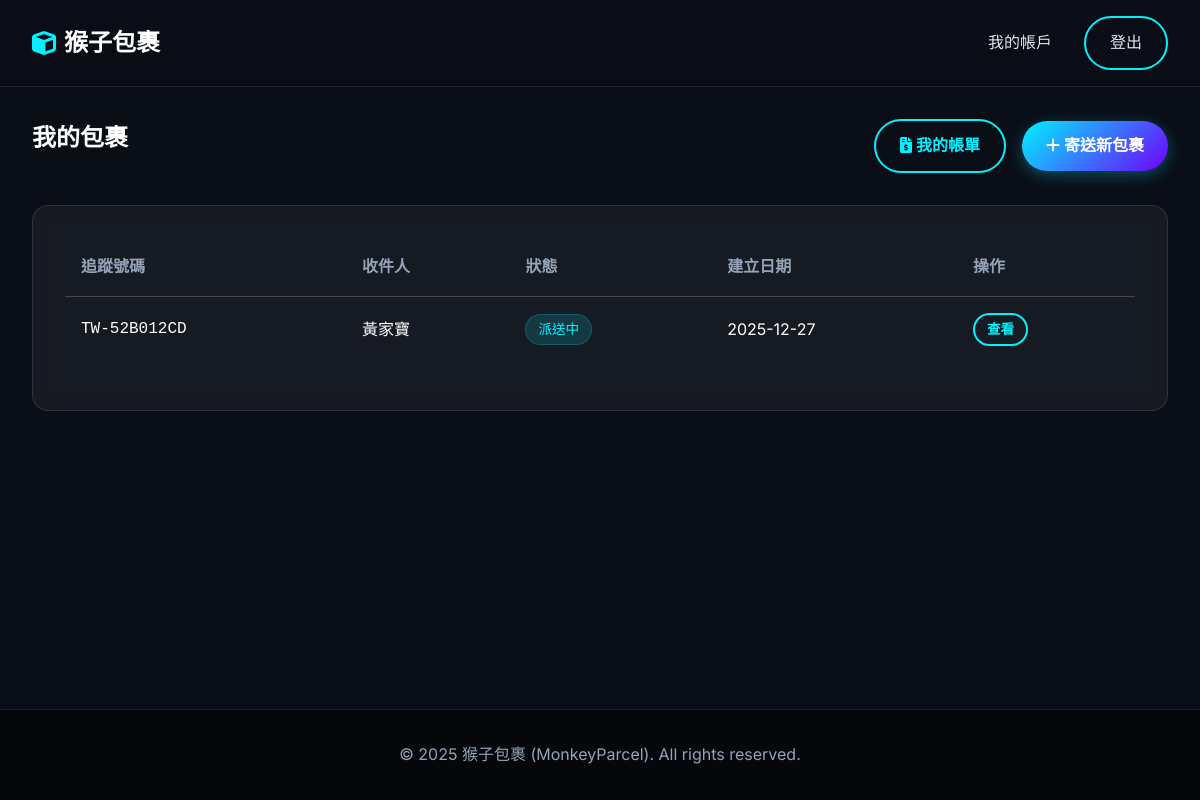
The app's page /dashboard (signed in) with its own data.
### app/models.py (models this page shows, shortened)
class Package(Base):
    __tablename__ = 'packages'
    id: Mapped[int] = mapped_column(primary_key=True)
    tracking_number: Mapped[str] = mapped_column(String(20), unique=True, nullable=False) # 物流單號
    sender_id: Mapped[int] = mapped_column(ForeignKey('customers.id'), nullable=False)
    recipient_name: Mapped[str] = mapped_column(String(100), nullable=False)
    recipient_address: Mapped[str] = mapped_column(String(200), nullable=False)
    recipient_phone: Mapped[str] = mapped_column(String(20), nullable=False)
    weight: Mapped[float] = mapped_column(Float, nullable=False) # 重量 (kg)
    width: Mapped[float] = mapped_column(Float, nullable=False)  # 寬 (cm)
    height: Mapped[float] = mapped_column(Float, nullable=False) # 高 (cm)
    length: Mapped[float] = mapped_column(Float, nullable=False) # 長 (cm)
    declared_value: Mapped[float] = mapped_column(Float, default=0.0) # 報值金額 (保險用)
    content_description: Mapped[str] = mapped_column(String(255), nullable=True) # 內容物描述
    package_type: Mapped[PackageType] = mapped_column(Enum(PackageType), default=PackageType.SMALL_BOX)
    delivery_speed: Mapped[DeliverySpeed] = mapped_column(Enum(DeliverySpeed), default=DeliverySpeed.STANDARD)
    status: Mapped[PackageStatus] = mapped_column(Enum(PackageStatus), default=PackageStatus.CREATED)
    is_hazardous: Mapped[bool] = mapped_column(Boolean, default=False)   # 易燃物/危險品
    is_fragile: Mapped[bool] = mapped_column(Boolean, default=False)     # 易碎品
    is_international: Mapped[bool] = mapped_column(Boolean, default=False) # 國際件
    created_at: Mapped[datetime] = mapped_column(DateTime, default=datetime.now) # 寄件時間
    estimated_delivery: Mapped[datetime] = mapped_column(DateTime, nullable=True) # 預計抵達時間
    shipping_cost: Mapped[float] = mapped_column(Float, default=0.0) # 運費金額
    sender: Mapped["Customer"] = relationship("Customer", back_populates="packages", foreign_keys=[sender_id])
    tracking_events: Mapped[List["TrackingEvent"]] = relationship("TrackingEvent", back_populates="package", cascade="all, delete-orphan")
    assigned_driver_id: Mapped[Optional[int]] = mapped_column(ForeignKey('users.id'), nullable=True)
    assigned_driver: Mapped[Optional["User"]] = relationship("User", foreign_keys=[assigned_driver_id])
    @property
    def status_label(self):
        return PACKAGE_STATUS_LABELS.get(self.status, self.status.value)

### app/routes.py (the view, shortened to what this page needs)
@main.route('/dashboard')
@login_required
def dashboard():
    user_id = session['user_id']
    role = session['user_role']
    if role == 'customer':
        packages = services.get_user_packages(user_id)
        return render_template('dashboard_customer.html', packages=packages)
    elif role == 'driver':
        packages = services.get_packages_for_driver(session['user_id'])
        return render_template('dashboard_employee.html', packages=packages, is_driver=True)
    elif role == 'admin':
        return render_template('dashboard_admin.html')
    return "Unknown Role"

### app/routes.py (called while the page is built)
def login_required(f):
    @wraps(f)
    def decorated_function(*args, **kwargs):
        if 'user_id' not in session:
            return redirect(url_for('main.login'))
        return f(*args, **kwargs)
    return decorated_function

### app/services.py (called while the page is built)
def get_user_packages(user_id):
    return db.session.execute(
        db.select(models.Package).filter_by(sender_id=user_id).order_by(models.Package.created_at.desc())
    ).scalars().all()

### app/templates/dashboard_customer.html (shortened to what this page needs)
{% extends "base.html" %}
{% block content %}
<div class="container">
    <div
        style="display: flex; justify-content: space-between; align-items: center; margin-bottom: 2rem; flex-wrap: wrap; gap: 1rem;">
        <h2>我的包裹</h2>
        <div style="display: flex; gap: 1rem; align-items: center; flex-wrap: wrap;">
            <a href="{{ url_for('main.my_bills') }}" class="btn btn-outline">
                <i class="fas fa-file-invoice-dollar"></i> 我的帳單
            </a>
            <a href="{{ url_for('main.create_package') }}" class="btn btn-primary">
                <i class="fas fa-plus"></i> 寄送新包裹
            </a>
        </div>
    </div>
    <div class="card">
        {% if packages %}
        <table class="table">
            <thead>
                <tr>
                    <th>追蹤號碼</th>
                    <th>收件人</th>
                    <th>狀態</th>
                    <th>建立日期</th>
                    <th>操作</th>
                </tr>
            </thead>
            <tbody>
                {% for pkg in packages %}
                <tr>
                    <td style="font-family: 'Roboto Mono', monospace;">{{ pkg.tracking_number }}</td>
                    <td>{{ pkg.recipient_name }}</td>
                    <td>
                        <span class="badge badge-info">
                            {{ pkg.status_label }}
                        </span>
                    </td>
                    <td>{{ pkg.created_at.strftime('%Y-%m-%d') }}</td>
                    <td>
                        <a href="{{ url_for('main.tracking_result', tracking_number=pkg.tracking_number) }}"
                            class="btn btn-outline" style="padding: 0.25rem 0.75rem; font-size: 0.85rem;">查看</a>
                    </td>
                </tr>
                {% endfor %}
            </tbody>
        </table>
        {% else %}
        <div style="text-align: center; padding: 3rem;">
            <p style="color: var(--text-muted); margin-bottom: 1rem;">您尚未寄送任何包裹。</p>
            <a href="{{ url_for('main.create_package') }}" class="btn btn-primary">立即寄件</a>
        </div>
        {% endif %}
    </div>
</div>
{% endblock %}

### app/static/css/style.css (style rules this page uses)
:root { --primary-color: #00f2ff; --primary-dark: #00c8d4; --secondary-color: #7000ff; --bg-color: #0a0e17; --card-bg: rgba(255, 255, 255, 0.05); --text-color: #e0e6ed; --text-muted: #94a3b8; --border-color: rgba(255, 255, 255, 0.1); --success-color: #00ff9d; --error-color: #ff4d4d; --gradient-main: linear-gradient(135deg, #00f2ff 0%, #7000ff 100%); }
* { box-sizing: border-box; margin: 0; padding: 0; }
body { font-family: 'Inter', 'Noto Sans TC', sans-serif; background-color: var(--bg-color); color: var(--text-color); line-height: 1.6; min-height: 100vh; display: flex; flex-direction: column; }
h1, h2, h3, h4, h5, h6 { font-weight: 700; margin-bottom: 1rem; color: #fff; }
a { text-decoration: none; color: var(--primary-color); transition: all 0.3s ease; }
.container { max-width: 1200px; margin: 0 auto; padding: 0 2rem; }
.btn { display: inline-block; padding: 0.75rem 1.5rem; border-radius: 50px; font-weight: 600; cursor: pointer; border: none; transition: all 0.3s ease; }
.btn-primary { background: var(--gradient-main); color: #fff; box-shadow: 0 4px 15px rgba(0, 242, 255, 0.3); }
.btn-outline { background: transparent; border: 2px solid var(--primary-color); color: var(--primary-color); }
.card { background: var(--card-bg); border: 1px solid var(--border-color); border-radius: 16px; padding: 2rem; backdrop-filter: blur(10px); margin-bottom: 1.5rem; }
.table { width: 100%; border-collapse: collapse; color: #fff; margin-bottom: 1rem; }
.table th { text-align: left; padding: 1rem; border-bottom: 1px solid var(--border-color); font-weight: 600; color: var(--text-muted); }
.table td { padding: 1rem; border-bottom: 1px solid rgba(255, 255, 255, 0.05); vertical-align: middle; }
.table tr:last-child td { border-bottom: none; }
.badge { display: inline-block; padding: 0.25rem 0.75rem; border-radius: 50px; font-size: 0.85rem; font-weight: 500; background: rgba(255, 255, 255, 0.1); color: #fff; white-space: nowrap; }
.badge-info { background: rgba(0, 242, 255, 0.15); color: var(--primary-color); border: 1px solid rgba(0, 242, 255, 0.2); }
.card, .hero, .timeline-item { animation: fadeIn 0.5s ease-out forwards; }

### records on screen
Package: tracking_number "TW-52B012CD", recipient_name "黃家寶", status_label "派送中", created_at "2025-12-27"
